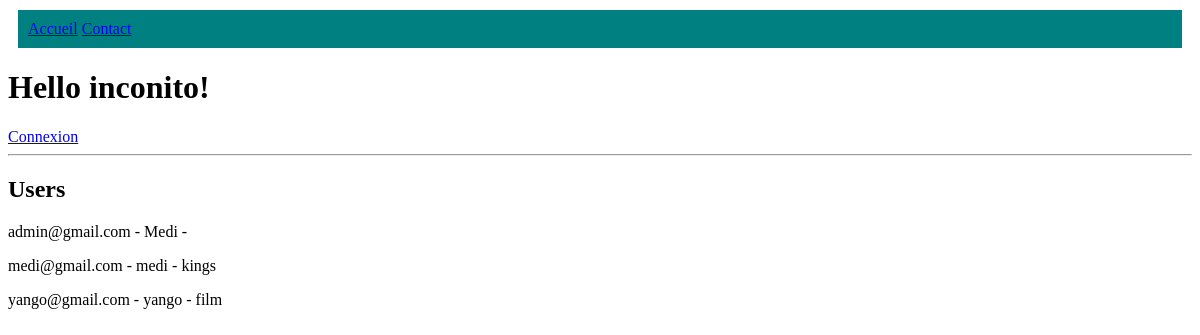
Page /post/ on the earlier database version.
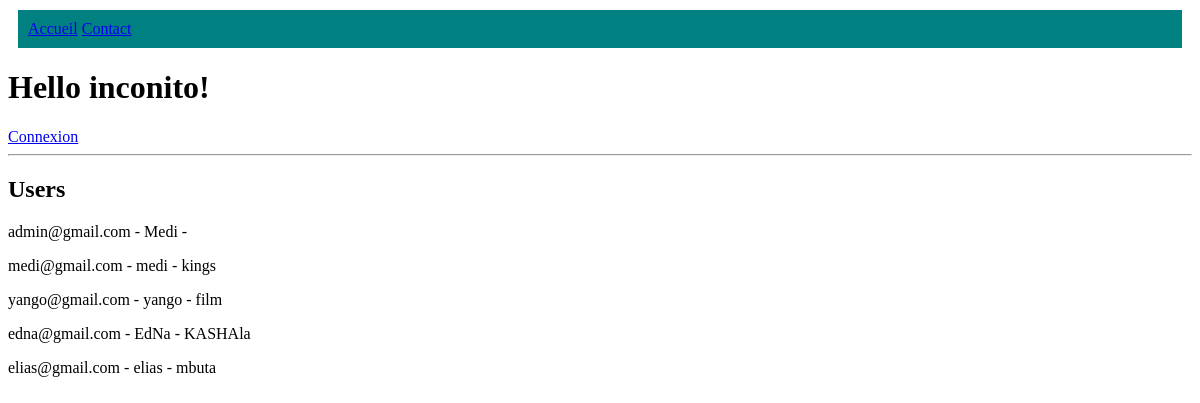
Same page on the later database version.
### accounts/models.py (models this page shows, shortened)
class CustomUser(AbstractUser):
    username = None
    email = models.EmailField(_('email'), unique=True)
    first_name = models.CharField(_('first_name'), max_length=50)
    last_name = models.CharField(_('last_name'), max_length=50)
    USERNAME_FIELD  = 'email'
    REQUIRED_FIELDS = ['first_name']
    objects = CustomUserManager()

### post/views.py (the view)
# urls.py: path('', Home, name='home'),
def Home(request):
    users = User.objects.all()
    template_name = 'post/index.html'
    context = {'users': users}
    return render(request, template_name, context)

### templates/post/index.html (shortened to what this page needs)
<!DOCTYPE html>
<html>
   <head>
   </head>
   <body>
      <p style="background-color: teal; padding: 10px; margin: 10px; color: #fff;">
         <a href="{% url 'home' %}">Accueil</a>
         <a href="{% url 'contact' %}">Contact</a>
      </p>
    {% if user.is_authenticated %}
    <h1>Hello {{request.user.email}}!</h1>
    <a href="{% url 'logout' %}">Deconnexion</a>
    {% else %}
    <h1>Hello inconito!</h1>
    <a href="{% url 'login' %}">Connexion</a>
    {% endif %}
    <hr>
    <h2>Users</h2>
    {% for user in users %}
    <p>{{user.email}} - {{user.first_name}} - {{user.last_name}}</p>
    {% endfor %}
   </body>
</html>

Differences in the rows shown:
added CustomUser: email "edna@gmail.com", first_name "EdNa", last_name "KASHAla"
added CustomUser: email "elias@gmail.com", first_name "elias", last_name "mbuta"
